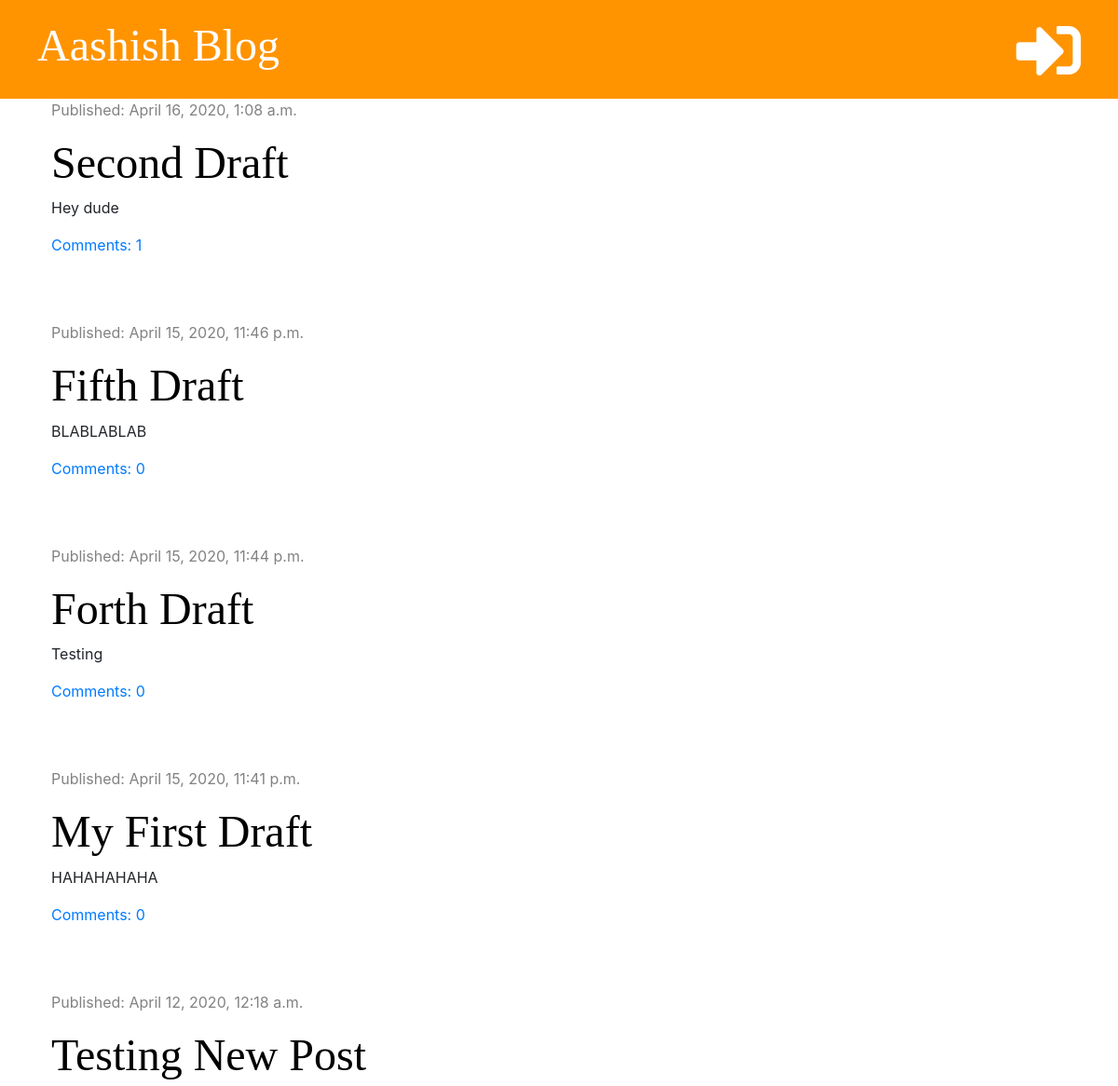
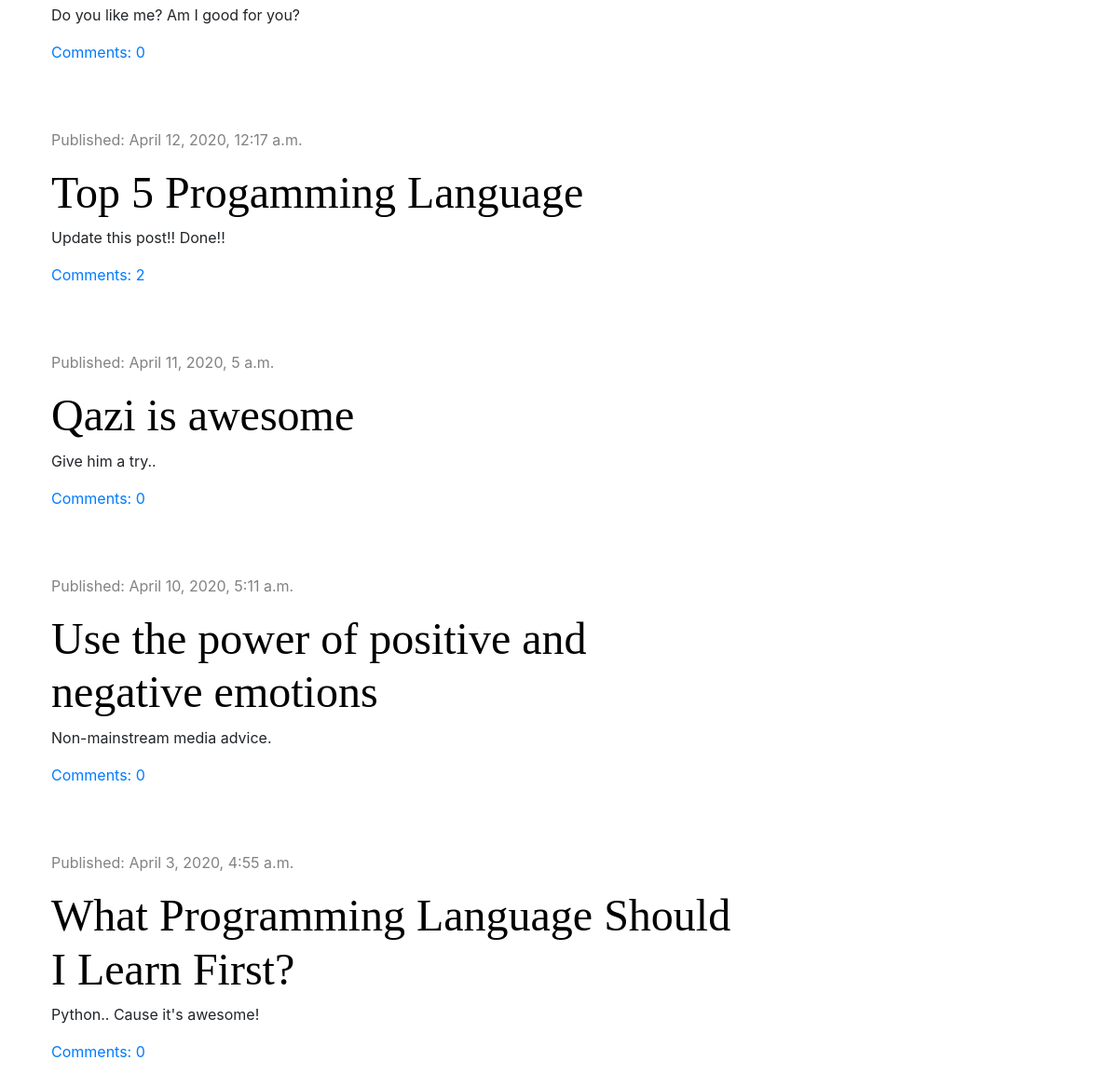
The page / on the database its author committed (2 pictures, top to bottom).
### blog/models.py (models this page shows, shortened)
class Post(models.Model):
    author = models.ForeignKey('auth.User', on_delete=models.CASCADE)
    title = models.CharField(max_length=200)
    text = models.TextField()
    created_date = models.DateTimeField(default=timezone.now)
    published_date = models.DateTimeField(blank=True, null=True)
    def approved_comments(self):
        return self.comments.filter(approved=True)

### blog/views.py (the view)
# urls.py: path('', views.post_list, name='post_list'),
def post_list(request):
    posts = Post.objects.filter(
        published_date__lte=timezone.now()).order_by('-published_date')
    stuff_for_frontend = {'posts': posts}
    return render(request, 'blog/post_list.html', stuff_for_frontend)

### blog/templates/blog/post_list.html (shortened to what this page needs)
{% extends 'blog/base.html' %}
{% block content %}
{% for post in posts %}
<div class="post">
    <div class="date">
        <p>Published: {{ post.published_date }}</p>
    </div>
    <h1><a href="{% url 'post_detail' pk=post.pk %}">{{ post.title }}</a></h1>
    <p>{{ post.text|truncatechars:50|linebreaksbr }}</p>
    <a href="{% url 'post_detail' pk=post.pk %}">Comments: {{post.approved_comments.count}}</a>
</div>
{% endfor %}
{% endblock %}

### blog/static/css/blog.css (style rules this page uses)
h1, h2, h3, h4 { font-family: 'Tangerine', 'Inconsolata', 'Droid Sans', serif; font-size: 48px; }
.date { color: #828282; }
.post { margin-bottom: 70px; }
.post h1 a { color: #000000; }

### rows shown on the page
Post: published_date "April 16, 2020, 1:08 a.m.", title "Second Draft", text "Hey dude", approved_comments.count "1"
Post: published_date "April 15, 2020, 11:46 p.m.", title "Fifth Draft", text "BLABLABLAB", approved_comments.count "0"
Post: published_date "April 15, 2020, 11:44 p.m.", title "Forth Draft", text "Testing", approved_comments.count "0"
Post: published_date "April 15, 2020, 11:41 p.m.", title "My First Draft", text "HAHAHAHAHA", approved_comments.count "0"
Post: published_date "April 12, 2020, 12:18 a.m.", title "Testing New Post", text "Do you like me? Am I good for you?", approved_comments.count "0"
Post: published_date "April 12, 2020, 12:17 a.m.", title "Top 5 Progamming Language", text "Update this post!! Done!!", approved_comments.count "2"
Post: published_date "April 11, 2020, 5 a.m.", title "Qazi is awesome", text "Give him a try..", approved_comments.count "0"
Post: published_date "April 10, 2020, 5:11 a.m.", title "Use the power of positive and negative emotions", text "Non-mainstream media advice.", approved_comments.count "0"
Post: published_date "April 3, 2020, 4:55 a.m.", title "What Programming Language Should I Learn First?", text "Python.. Cause it's awesome!", approved_comments.count "0"
